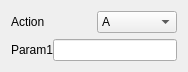
<?xml version="1.0" encoding="UTF-8"?>
<ui version="4.0">
 <class>Form</class>
 <widget class="QWidget" name="Form">
  <property name="geometry">
   <rect>
    <x>0</x>
    <y>0</y>
    <width>188</width>
    <height>72</height>
   </rect>
  </property>
  <property name="windowTitle">
   <string>Form</string>
  </property>
  <layout class="QVBoxLayout" name="verticalLayout">
   <item>
    <layout class="QHBoxLayout" name="horizontalLayout">
     <item>
      <widget class="QLabel" name="label">
       <property name="text">
        <string>Action</string>
       </property>
      </widget>
     </item>
     <item>
      <widget class="QComboBox" name="comboBox">
       <item>
        <property name="text">
         <string>A</string>
        </property>
       </item>
       <item>
        <property name="text">
         <string>B</string>
        </property>
       </item>
       <item>
        <property name="text">
         <string>C</string>
        </property>
       </item>
      </widget>
     </item>
    </layout>
   </item>
   <item>
    <widget class="QWidget" name="widgetParams" native="true">
     <layout class="QFormLayout" name="formLayout">
      <property name="horizontalSpacing">
       <number>0</number>
      </property>
      <property name="verticalSpacing">
       <number>0</number>
      </property>
      <property name="leftMargin">
       <number>0</number>
      </property>
      <property name="topMargin">
       <number>0</number>
      </property>
      <property name="rightMargin">
       <number>0</number>
      </property>
      <property name="bottomMargin">
       <number>0</number>
      </property>
      <item row="0" column="0">
       <widget class="QLabel" name="label_2">
        <property name="text">
         <string>Param1</string>
        </property>
       </widget>
      </item>
      <item row="0" column="1">
       <widget class="QLineEdit" name="lineEdit"/>
      </item>
     </layout>
    </widget>
   </item>
  </layout>
 </widget>
 <resources/>
 <connections/>
</ui>
